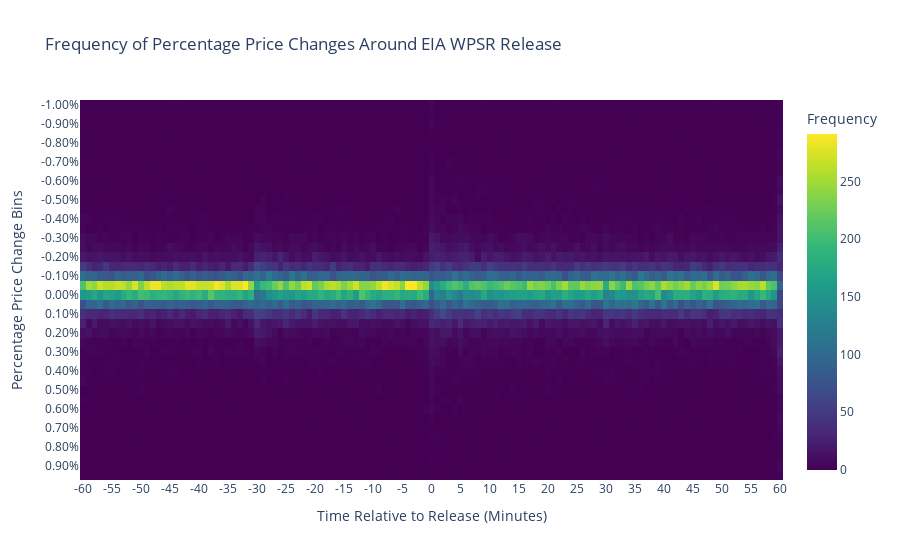

Notebook cell for this chart:
### Markdown cell above
#gonna ignore the huge uptick at +60 b/c im assuming it's the large institutional algos kicking in after market settles from EIA relase.

### Code cell
# Assume price_window_60min dataframe is already loaded and has 'Datetime', 'Close', and 'Release_Datetime' columns

# 1. Calculate Price Changes Relative to Pre-Release Minute
price_window_60min['Time_Delta_Minutes'] = price_window_60min.index - price_window_60min['Release_Datetime']
price_window_60min['Time_Delta_Minutes'] = price_window_60min['Time_Delta_Minutes'].apply(lambda td: td.total_seconds() / 60)
#price_window_60min['Price_Change'] = price_window_60min.groupby('Release_Datetime')['Close'].transform(lambda x: x - x.shift(1))
#price_window_60min['Percent_Change'] = price_window_60min.groupby('Release_Datetime')['Close'].pct_change() * 100

#price_window_60min = price_window_60min.dropna(subset=['Percent_Change']) # Remove rows where shift resulted in NaN

# 2. Define Time Intervals and Price Change Bins for Heatmap
time_intervals_release = sorted(price_window_60min['Time_Delta_Minutes'].unique())
price_change_bins_release = np.linspace(-1, 1, num=41) # Example: Bins from -1% to +1% in 0.05% increments, adjust as needed
price_change_labels_release = [f'{bin_val:.2f}%' for bin_val in price_change_bins] # Labels for bins

# 3.  Bin Price Changes and Count Frequencies
price_window_60min['Price_Change_Bin'] = pd.cut(price_window_60min['Percent_Change'], bins=price_change_bins, labels=price_change_labels[:-1], include_lowest=True)


heatmap_data_release = price_window_60min.groupby(['Price_Change_Bin', 'Time_Delta_Minutes']).size().unstack(fill_value=0)

# Reindex columns and rows to ensure all intervals and bins are present, even if count is zero
heatmap_data_release = heatmap_data_release.reindex(columns=time_intervals, fill_value=0)
heatmap_data_release = heatmap_data_release.reindex(index=price_change_labels[:-1], fill_value=0)

# 4. Create Interactive Heatmap with Plotly
fig_heatmap_release = go.Figure(data=go.Heatmap(
    z=heatmap_data_release.values,
    x=heatmap_data_release.columns,
    y=heatmap_data.index,
    colorscale='Viridis', # Choose a colorscale that suits your preference
    colorbar=dict(title='Frequency')
))

fig_heatmap_release.update_layout(
    title='Frequency of Percentage Price Changes Around EIA WPSR Release',
    xaxis_title='Time Relative to Release (Minutes)',
    yaxis_title='Percentage Price Change Bins',
    yaxis=dict(autorange="reversed"), # Invert y-axis to have positive changes at the top
    xaxis=dict(tickvals=time_intervals[::5], ticktext=[int(x) for x in time_intervals[::5]]) # Show x-axis ticks every 5 minutes
)

fig_heatmap_release.show()
display(price_window_60min)

### Figure 1 — Plotly figure (JSON) as saved in the notebook; plotly's stock layout.template omitted (floating-point values rounded to 4 significant figures; data arrays with more than 128 entries replaced by an {"elided": "..."} marker saying what was removed)
{"data": [{"colorbar": {"title": {"text": "Frequency"}}, "colorscale": [[0, "#440154"], [0.1111, "#482878"], [0.2222, "#3e4989"], [0.3333, "#31688e"], [0.4444, "#26828e"], [0.5556, "#1f9e89"], [0.6667, "#35b779"], [0.7778, "#6ece58"], [0.8889, "#b5de2b"], [1, "#fde725"]], "type": "heatmap", "x": [-60.0, -59.0, -58.0, -57.0, -56.0, -55.0, -54.0, -53.0, -52.0, -51.0, -50.0, -49.0, -48.0, -47.0, -46.0, -45.0, -44.0, -43.0, -42.0, -41.0, -40.0, -39.0, -38.0, -37.0, -36.0, -35.0, -34.0, -33.0, -32.0, -31.0, -30.0, -29.0, -28.0, -27.0, -26.0, -25.0, -24.0, -23.0, -22.0, -21.0, -20.0, -19.0, -18.0, -17.0, -16.0, -15.0, -14.0, -13.0, -12.0, -11.0, -10.0, -9.0, -8.0, -7.0, -6.0, -5.0, -4.0, -3.0, -2.0, -1.0, 0.0, 1.0, 2.0, 3.0, 4.0, 5.0, 6.0, 7.0, 8.0, 9.0, 10.0, 11.0, 12.0, 13.0, 14.0, 15.0, 16.0, 17.0, 18.0, 19.0, 20.0, 21.0, 22.0, 23.0, 24.0, 25.0, 26.0, 27.0, 28.0, 29.0, 30.0, 31.0, 32.0, 33.0, 34.0, 35.0, 36.0, 37.0, 38.0, 39.0, 40.0, 41.0, 42.0, 43.0, 44.0, 45.0, 46.0, 47.0, 48.0, 49.0, 50.0, 51.0, 52.0, 53.0, 54.0, 55.0, 56.0, 57.0, 58.0, 59.0, 60.0], "y": ["-1.00%", "-0.95%", "-0.90%", "-0.85%", "-0.80%", "-0.75%", "-0.70%", "-0.65%", "-0.60%", "-0.55%", "-0.50%", "-0.45%", "-0.40%", "-0.35%", "-0.30%", "-0.25%", "-0.20%", "-0.15%", "-0.10%", "-0.05%", "0.00%", "0.05%", "0.10%", "0.15%", "0.20%", "0.25%", "0.30%", "0.35%", "0.40%", "0.45%", "0.50%", "0.55%", "0.60%", "0.65%", "0.70%", "0.75%", "0.80%", "0.85%", "0.90%", "0.95%"], "z": {"elided": "40x121 int values"}}], "layout": {"title": {"text": "Frequency of Percentage Price Changes Around EIA WPSR Release"}, "xaxis": {"ticktext": [-60, -55, -50, -45, -40, -35, -30, -25, -20, -15, -10, -5, 0, 5, 10, 15, 20, 25, 30, 35, 40, 45, 50, 55, 60], "tickvals": [-60, -55, -50, -45, -40, -35, -30, -25, -20, -15, -10, -5, 0, 5, 10, 15, 20, 25, 30, 35, 40, 45, 50, 55, 60], "title": {"text": "Time Relative to Release (Minutes)"}}, "yaxis": {"autorange": "reversed", "title": {"text": "Percentage Price Change Bins"}}}}
